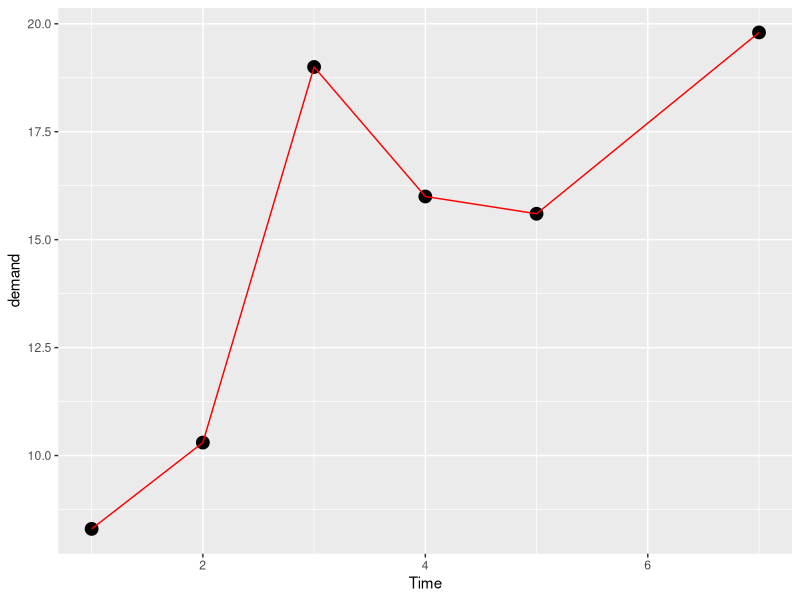
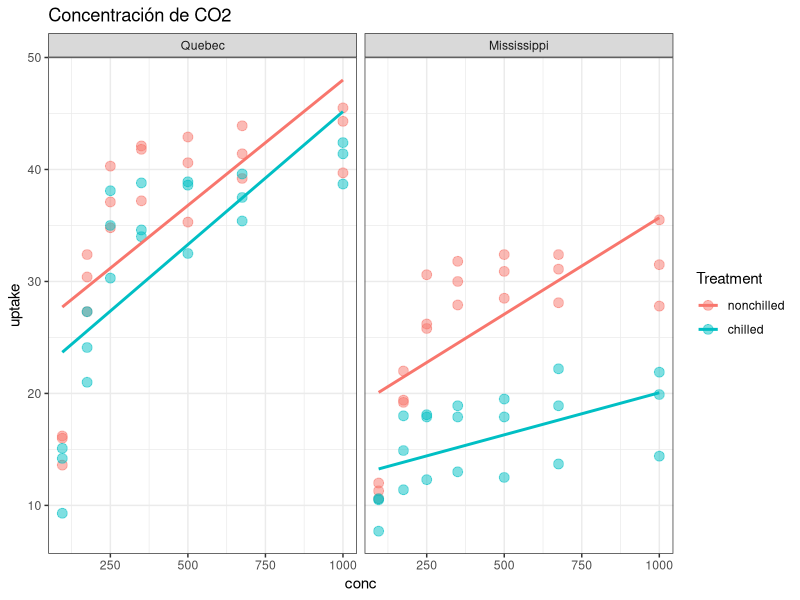
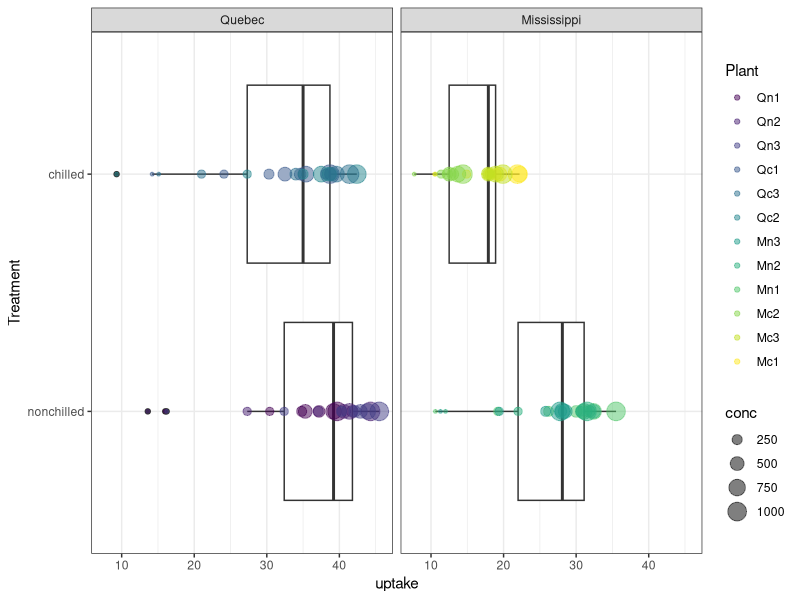
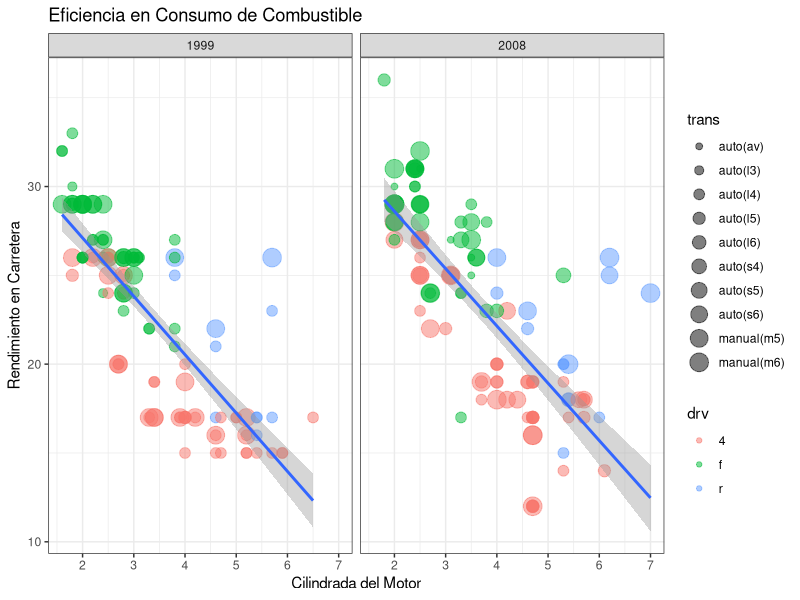

Reproduce these figures in R, in order.
# Creando un diagrama de puntos con ggplot
# Cargando paquetes
data()
library(tidyverse)
# Trabajando con BOD
BOD 
ggplot(
  data = BOD,
  mapping = aes(x=Time,
                y=demand))+
  geom_point(size=4)+
  geom_line(colour="red")
# Trabajando con la BD CO2 
View (CO2)
tail(CO2)

names(CO2)

CO2 %>% 
  ggplot(aes(conc, uptake,
             colour=Treatment))+
  geom_point(size=3, alpha=0.5)+
  geom_smooth(method = lm, se=F)+
  facet_wrap(~Type)+
  labs(title = "Concentración de CO2")+
  theme_bw()

CO2 %>% 
  ggplot(aes(Treatment, uptake))+
  geom_boxplot()+
  geom_point(alpha=0.5, aes(size = conc,
                 color = Plant))+
  facet_wrap(~Type)+
  coord_flip()+
  theme_bw()

# Trabajando con la BD mpg

View (mpg)
mpg %>% 
  filter (cty < 25) %>% 
  ggplot(aes(displ, hwy))+
  geom_point(aes(color=drv,
                 size= trans),
             alpha=0.5)+
  geom_smooth(method = lm)+
  facet_wrap(~year, nrow=1)+
  labs(x="Cilindrada del Motor",
       y= "Rendimiento en Carretera",
       title= "Eficiencia en Consumo de Combustible")+
  theme_bw()
